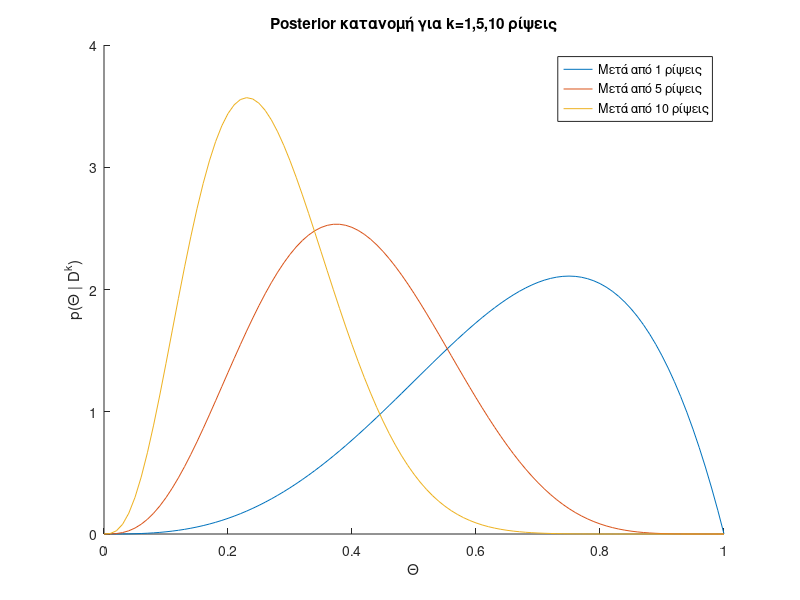

MATLAB code for this plot:
    % Αρχικοποίηση της πιθανότητας θ σε ένα διάστημα [0, 1]
theta = 0:0.01:1;

% Αρχική προτεριόρικη κατανομή p(θ|D^0) (beta distribution)
prior = 4 .* theta.^3 .* (1 - theta);

% Αποτελέσματα ρίψεων: κ = κεφάλι, γ = γράμματα
results = ['κ', 'γ', 'κ', 'κ', 'γ', 'κ', 'γ', 'κ', 'γ', 'κ'];

% Μετρητές για το πόσα κεφάλια (h) και γράμματα (t) έχουν έρθει
h = 0; % Κεφάλια
t = 0; % Γράμματα

figure;
hold on;

% Υπολογισμός και σχεδίαση της posterior κατανομής για k=1,5,10
for k = 1:length(results)
    if results(k) == 'κ'
        h = h + 1;
    else
        t = t + 1;
    end
    
    % Υπολογισμός της posterior κατανομής
    posterior = theta.^(h+3) .* (1-theta).^t;
    
    % Κανονικοποίηση της posterior κατανομής
    posterior = posterior / trapz(theta, posterior);
    
    % Σχεδίαση της posterior κατανομής για τα ενδιάμεσα k
    if ismember(k, [1, 5, 10])
        plot(theta, posterior, 'DisplayName', sprintf('Μετά από %d ρίψεις', k));
    end
end

% Επισήμανση του διαγράμματος
xlabel('\Theta');
ylabel('p(\Theta | D^k)');
title('Posterior κατανομή για k=1,5,10 ρίψεις');
legend show;

hold off;
